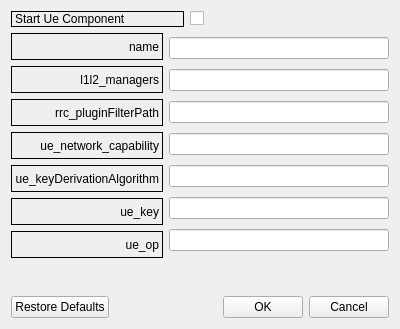
<?xml version="1.0" encoding="UTF-8"?>
<ui version="4.0">
 <class>UeForm</class>
 <widget class="QWidget" name="UeForm">
  <property name="geometry">
   <rect>
    <x>0</x>
    <y>0</y>
    <width>400</width>
    <height>329</height>
   </rect>
  </property>
  <property name="windowTitle">
   <string>Ue Component Settings</string>
  </property>
  <layout class="QVBoxLayout" name="verticalLayout">
   <item>
    <layout class="QVBoxLayout" name="verticalLayout_5">
     <item>
      <layout class="QHBoxLayout" name="horizontalLayout_3">
       <item>
        <widget class="QLabel" name="label_2">
         <property name="maximumSize">
          <size>
           <width>173</width>
           <height>16777215</height>
          </size>
         </property>
         <property name="frameShape">
          <enum>QFrame::Box</enum>
         </property>
         <property name="text">
          <string>Start Ue Component</string>
         </property>
        </widget>
       </item>
       <item>
        <widget class="QCheckBox" name="checkBox">
         <property name="text">
          <string/>
         </property>
        </widget>
       </item>
      </layout>
     </item>
     <item>
      <layout class="QHBoxLayout" name="horizontalLayout_2">
       <item>
        <layout class="QVBoxLayout" name="verticalLayout_3">
         <item>
          <widget class="QLabel" name="lbl_2">
           <property name="enabled">
            <bool>true</bool>
           </property>
           <property name="minimumSize">
            <size>
             <width>0</width>
             <height>27</height>
            </size>
           </property>
           <property name="frameShape">
            <enum>QFrame::Box</enum>
           </property>
           <property name="frameShadow">
            <enum>QFrame::Plain</enum>
           </property>
           <property name="text">
            <string>name</string>
           </property>
           <property name="alignment">
            <set>Qt::AlignRight|Qt::AlignTrailing|Qt::AlignVCenter</set>
           </property>
          </widget>
         </item>
         <item>
          <widget class="QLabel" name="lbl_3">
           <property name="enabled">
            <bool>true</bool>
           </property>
           <property name="minimumSize">
            <size>
             <width>0</width>
             <height>27</height>
            </size>
           </property>
           <property name="frameShape">
            <enum>QFrame::Box</enum>
           </property>
           <property name="frameShadow">
            <enum>QFrame::Plain</enum>
           </property>
           <property name="text">
            <string>l1l2_managers</string>
           </property>
           <property name="alignment">
            <set>Qt::AlignRight|Qt::AlignTrailing|Qt::AlignVCenter</set>
           </property>
          </widget>
         </item>
         <item>
          <widget class="QLabel" name="lbl_5">
           <property name="enabled">
            <bool>true</bool>
           </property>
           <property name="minimumSize">
            <size>
             <width>0</width>
             <height>27</height>
            </size>
           </property>
           <property name="frameShape">
            <enum>QFrame::Box</enum>
           </property>
           <property name="frameShadow">
            <enum>QFrame::Plain</enum>
           </property>
           <property name="text">
            <string>rrc_pluginFilterPath</string>
           </property>
           <property name="alignment">
            <set>Qt::AlignRight|Qt::AlignTrailing|Qt::AlignVCenter</set>
           </property>
          </widget>
         </item>
         <item>
          <widget class="QLabel" name="lbl_7">
           <property name="enabled">
            <bool>true</bool>
           </property>
           <property name="minimumSize">
            <size>
             <width>0</width>
             <height>27</height>
            </size>
           </property>
           <property name="frameShape">
            <enum>QFrame::Box</enum>
           </property>
           <property name="frameShadow">
            <enum>QFrame::Plain</enum>
           </property>
           <property name="text">
            <string>ue_network_capability</string>
           </property>
           <property name="alignment">
            <set>Qt::AlignRight|Qt::AlignTrailing|Qt::AlignVCenter</set>
           </property>
          </widget>
         </item>
         <item>
          <widget class="QLabel" name="lbl_6">
           <property name="enabled">
            <bool>true</bool>
           </property>
           <property name="minimumSize">
            <size>
             <width>0</width>
             <height>27</height>
            </size>
           </property>
           <property name="frameShape">
            <enum>QFrame::Box</enum>
           </property>
           <property name="frameShadow">
            <enum>QFrame::Plain</enum>
           </property>
           <property name="text">
            <string>ue_keyDerivationAlgorithm</string>
           </property>
           <property name="alignment">
            <set>Qt::AlignRight|Qt::AlignTrailing|Qt::AlignVCenter</set>
           </property>
          </widget>
         </item>
         <item>
          <widget class="QLabel" name="lbl_4">
           <property name="enabled">
            <bool>true</bool>
           </property>
           <property name="minimumSize">
            <size>
             <width>0</width>
             <height>27</height>
            </size>
           </property>
           <property name="frameShape">
            <enum>QFrame::Box</enum>
           </property>
           <property name="frameShadow">
            <enum>QFrame::Plain</enum>
           </property>
           <property name="text">
            <string>ue_key</string>
           </property>
           <property name="alignment">
            <set>Qt::AlignRight|Qt::AlignTrailing|Qt::AlignVCenter</set>
           </property>
          </widget>
         </item>
         <item>
          <widget class="QLabel" name="lbl_8">
           <property name="enabled">
            <bool>true</bool>
           </property>
           <property name="minimumSize">
            <size>
             <width>0</width>
             <height>27</height>
            </size>
           </property>
           <property name="frameShape">
            <enum>QFrame::Box</enum>
           </property>
           <property name="frameShadow">
            <enum>QFrame::Plain</enum>
           </property>
           <property name="text">
            <string>ue_op</string>
           </property>
           <property name="alignment">
            <set>Qt::AlignRight|Qt::AlignTrailing|Qt::AlignVCenter</set>
           </property>
          </widget>
         </item>
        </layout>
       </item>
       <item>
        <layout class="QVBoxLayout" name="verticalLayout_4">
         <item>
          <widget class="QLineEdit" name="tet_name">
           <property name="enabled">
            <bool>true</bool>
           </property>
          </widget>
         </item>
         <item>
          <widget class="QLineEdit" name="tet_l1l2_managers">
           <property name="enabled">
            <bool>true</bool>
           </property>
          </widget>
         </item>
         <item>
          <widget class="QLineEdit" name="tet_rrc_pluginFilterPath">
           <property name="enabled">
            <bool>true</bool>
           </property>
          </widget>
         </item>
         <item>
          <widget class="QLineEdit" name="tet_ue_network_capability">
           <property name="enabled">
            <bool>true</bool>
           </property>
          </widget>
         </item>
         <item>
          <widget class="QLineEdit" name="tet_ue_keyDerivationAlgorithm">
           <property name="enabled">
            <bool>true</bool>
           </property>
          </widget>
         </item>
         <item>
          <widget class="QLineEdit" name="tet_ue_key">
           <property name="enabled">
            <bool>true</bool>
           </property>
          </widget>
         </item>
         <item>
          <widget class="QLineEdit" name="tet_ue_op">
           <property name="enabled">
            <bool>true</bool>
           </property>
          </widget>
         </item>
        </layout>
       </item>
      </layout>
     </item>
    </layout>
   </item>
   <item>
    <spacer name="verticalSpacer">
     <property name="orientation">
      <enum>Qt::Vertical</enum>
     </property>
     <property name="sizeHint" stdset="0">
      <size>
       <width>20</width>
       <height>40</height>
      </size>
     </property>
    </spacer>
   </item>
   <item>
    <layout class="QHBoxLayout" name="horizontalLayout">
     <item>
      <widget class="QPushButton" name="restoreDefault">
       <property name="text">
        <string>Restore Defaults</string>
       </property>
      </widget>
     </item>
     <item>
      <spacer name="horizontalSpacer">
       <property name="orientation">
        <enum>Qt::Horizontal</enum>
       </property>
       <property name="sizeHint" stdset="0">
        <size>
         <width>40</width>
         <height>20</height>
        </size>
       </property>
      </spacer>
     </item>
     <item>
      <widget class="QPushButton" name="OkButton">
       <property name="text">
        <string>OK</string>
       </property>
      </widget>
     </item>
     <item>
      <widget class="QPushButton" name="CancelButton">
       <property name="text">
        <string>Cancel</string>
       </property>
      </widget>
     </item>
    </layout>
   </item>
  </layout>
 </widget>
 <resources/>
 <connections/>
</ui>
